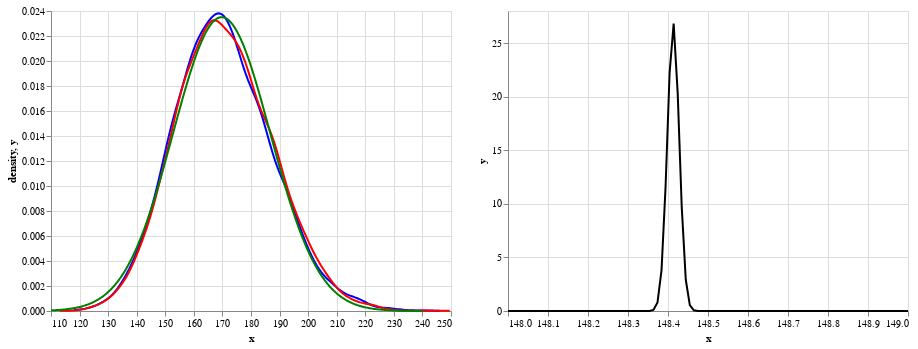

Source (notebook cell):
### Code cell
histogram_chart_non_parametric + histogram_chart_parametric + distribution_chart_delta | true_histogram_chart

### Figure 1 — Vega-Lite specification as saved in the notebook (floating-point values rounded to 4 significant figures; data arrays with more than 128 entries replaced by an {"elided": "..."} marker saying what was removed)
{"config": {"view": {"continuousWidth": 400, "continuousHeight": 300}}, "hconcat": [{"layer": [{"data": {"name": "data-b160f493ff23c6d17e8b4f395e4d5472"}, "mark": {"type": "line", "color": "blue", "filled": false}, "encoding": {"x": {"type": "quantitative", "field": "x"}, "y": {"type": "quantitative", "field": "density"}}, "transform": [{"density": "x", "as": ["x", "density"]}]}, {"data": {"name": "data-4860f877afd7dda23801505019bcbce6"}, "mark": {"type": "line", "color": "red", "filled": false}, "encoding": {"x": {"type": "quantitative", "field": "x"}, "y": {"type": "quantitative", "field": "density"}}, "transform": [{"density": "x", "as": ["x", "density"]}]}, {"data": {"name": "data-f5db9407804bd61ae96e02d4248db2a7"}, "mark": {"type": "line", "color": "green", "filled": false}, "encoding": {"x": {"type": "quantitative", "field": "x"}, "y": {"type": "quantitative", "field": "y"}}}]}, {"data": {"name": "data-d937cafc528c47f2e1184aa6b59eb614"}, "mark": {"type": "line", "color": "black", "filled": false}, "encoding": {"x": {"type": "quantitative", "field": "x"}, "y": {"type": "quantitative", "field": "y"}}}], "$schema": "https://vega.github.io/schema/vega-lite/v4.8.1.json", "datasets": {"data-b160f493ff23c6d17e8b4f395e4d5472": {"elided": "10000 records"}, "data-4860f877afd7dda23801505019bcbce6": {"elided": "10000 records"}, "data-f5db9407804bd61ae96e02d4248db2a7": {"elided": "400 records"}, "data-d937cafc528c47f2e1184aa6b59eb614": [{"x": 148.0, "y": 4.747e-168}, {"x": 148.0, "y": 6.887e-160}, {"x": 148.0, "y": 6.262e-152}, {"x": 148.0, "y": 3.57e-144}, {"x": 148.0, "y": 1.276e-136}, {"x": 148.1, "y": 2.86e-129}, {"x": 148.1, "y": 4.02e-122}, {"x": 148.1, "y": 3.544e-115}, {"x": 148.1, "y": 1.96e-108}, {"x": 148.1, "y": 6.797e-102}, {"x": 148.1, "y": 1.479e-95}, {"x": 148.1, "y": 2.019e-89}, {"x": 148.1, "y": 1.73e-83}, {"x": 148.1, "y": 9.298e-78}, {"x": 148.1, "y": 3.137e-72}, {"x": 148.2, "y": 6.643e-67}, {"x": 148.2, "y": 8.83e-62}, {"x": 148.2, "y": 7.368e-57}, {"x": 148.2, "y": 3.86e-52}, {"x": 148.2, "y": 1.27e-47}, {"x": 148.2, "y": 2.623e-43}, {"x": 148.2, "y": 3.402e-39}, {"x": 148.2, "y": 2.772e-35}, {"x": 148.2, "y": 1.419e-31}, {"x": 148.2, "y": 4.561e-28}, {"x": 148.3, "y": 9.211e-25}, {"x": 148.3, "y": 1.169e-21}, {"x": 148.3, "y": 9.321e-19}, {"x": 148.3, "y": 4.671e-16}, {"x": 148.3, "y": 1.471e-13}, {"x": 148.3, "y": 2.912e-11}, {"x": 148.3, "y": 3.624e-09}, {"x": 148.3, "y": 2.835e-07}, {"x": 148.3, "y": 1.394e-05}, {"x": 148.3, "y": 0.0004312}, {"x": 148.4, "y": 0.008385}, {"x": 148.4, "y": 0.1026}, {"x": 148.4, "y": 0.789}, {"x": 148.4, "y": 3.818}, {"x": 148.4, "y": 11.62}, {"x": 148.4, "y": 22.26}, {"x": 148.4, "y": 26.82}, {"x": 148.4, "y": 20.34}, {"x": 148.4, "y": 9.705}, {"x": 148.4, "y": 2.915}, {"x": 148.5, "y": 0.5511}, {"x": 148.5, "y": 0.06558}, {"x": 148.5, "y": 0.004913}, {"x": 148.5, "y": 0.0002318}, {"x": 148.5, "y": 6.884e-06}, {"x": 148.5, "y": 1.288e-07}, {"x": 148.5, "y": 1.517e-09}, {"x": 148.5, "y": 1.126e-11}, {"x": 148.5, "y": 5.261e-14}, {"x": 148.5, "y": 1.549e-16}, {"x": 148.6, "y": 2.874e-19}, {"x": 148.6, "y": 3.359e-22}, {"x": 148.6, "y": 2.474e-25}, {"x": 148.6, "y": 1.148e-28}, {"x": 148.6, "y": 3.36e-32}, {"x": 148.6, "y": 6.197e-36}, {"x": 148.6, "y": 7.204e-40}, {"x": 148.6, "y": 5.28e-44}, {"x": 148.6, "y": 2.44e-48}, {"x": 148.6, "y": 7.11e-53}, {"x": 148.7, "y": 1.307e-57}, {"x": 148.7, "y": 1.514e-62}, {"x": 148.7, "y": 1.107e-67}, {"x": 148.7, "y": 5.105e-73}, {"x": 148.7, "y": 1.485e-78}, {"x": 148.7, "y": 2.726e-84}, {"x": 148.7, "y": 3.157e-90}, {"x": 148.7, "y": 2.307e-96}, {"x": 148.7, "y": 1.064e-102}, {"x": 148.7, "y": 3.098e-109}, {"x": 148.8, "y": 5.692e-116}, {"x": 148.8, "y": 6.603e-123}, {"x": 148.8, "y": 4.836e-130}, {"x": 148.8, "y": 2.236e-137}, {"x": 148.8, "y": 6.529e-145}, {"x": 148.8, "y": 1.204e-152}, {"x": 148.8, "y": 1.402e-160}, {"x": 148.8, "y": 1.031e-168}, {"x": 148.8, "y": 4.793e-177}, {"x": 148.8, "y": 1.407e-185}, {"x": 148.9, "y": 2.61e-194}, {"x": 148.9, "y": 3.059e-203}, {"x": 148.9, "y": 2.265e-212}, {"x": 148.9, "y": 1.06e-221}, {"x": 148.9, "y": 3.137e-231}, {"x": 148.9, "y": 5.865e-241}, {"x": 148.9, "y": 6.934e-251}, {"x": 148.9, "y": 5.182e-261}, {"x": 148.9, "y": 2.449e-271}, {"x": 148.9, "y": 7.318e-282}, {"x": 149.0, "y": 1.383e-292}, {"x": 149.0, "y": 1.653e-303}, {"x": 149.0, "y": 1.249e-314}, {"x": 149.0, "y": 0.0}, {"x": 149.0, "y": 0.0}]}}
